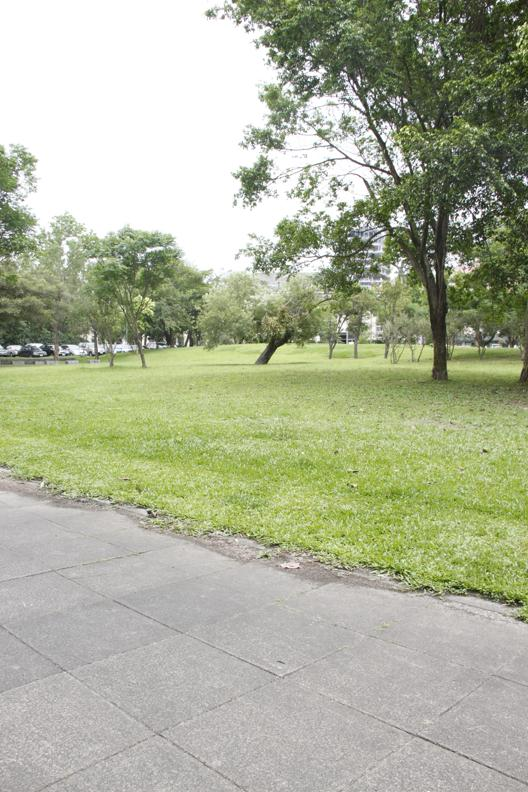
#> input picture fcc-module-9/images/1.jpg, 528 x 792 px; its folder holds 4 pictures in this run
$ jupyter execute images-stitch.ipynb
#> lines starting #> are read from the running program, lines starting #| are printed output that depends on the picture
import libraries

[cell 1]
import cv2
import glob
import matplotlib.pyplot as plt
import math

[cell 2]
#read images
imagefiles = glob.glob('images/*.jpg')
imagefiles.sort()

images = []
for imagefile in imagefiles:
    image = cv2.imread(imagefile)
#> image is the input picture: shape (792, 528, 3); mean B, G, R 152.8, 177.6, 172.2
    image = cv2.cvtColor(image, cv2.COLOR_BGR2RGB)
    images.append(image)

num_images = len(images)

[cell 3]
#display images
plt.figure(figsize=(30, 10))
num_cols = 3
num_rows = math.ceil(num_images / num_cols)
for i in range (0, num_images):
    plt.subplot(num_rows, num_cols, i+1)
    plt.imshow(images[i])
    plt.axis('off')
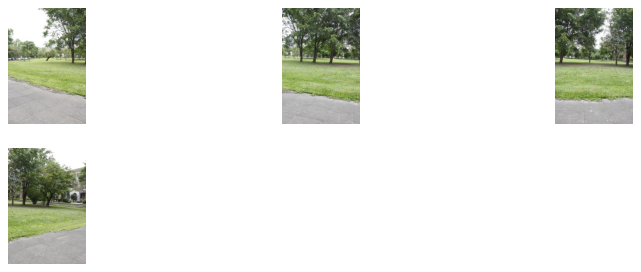
#> figure drawn by matplotlib, 4 panels

[cell 4]
#stitch images
stitcher = cv2.Stitcher_create()
status, pano = stitcher.stitch(images)
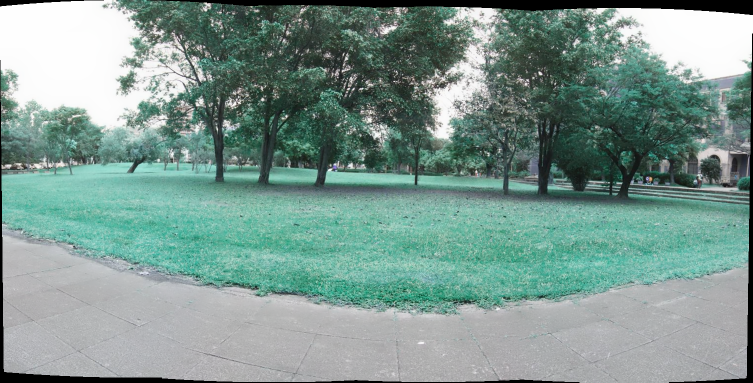
#> pano: shape (765, 1505, 3) (shown at 1/2 size); mean of channels 0, 1, 2 144.3, 151.6, 125.4; drawn as B, G, R
if status == cv2.STITCHER_OK:
    plt.figure(figsize=(30, 10))
    plt.imshow(pano)
    plt.axis('off')
